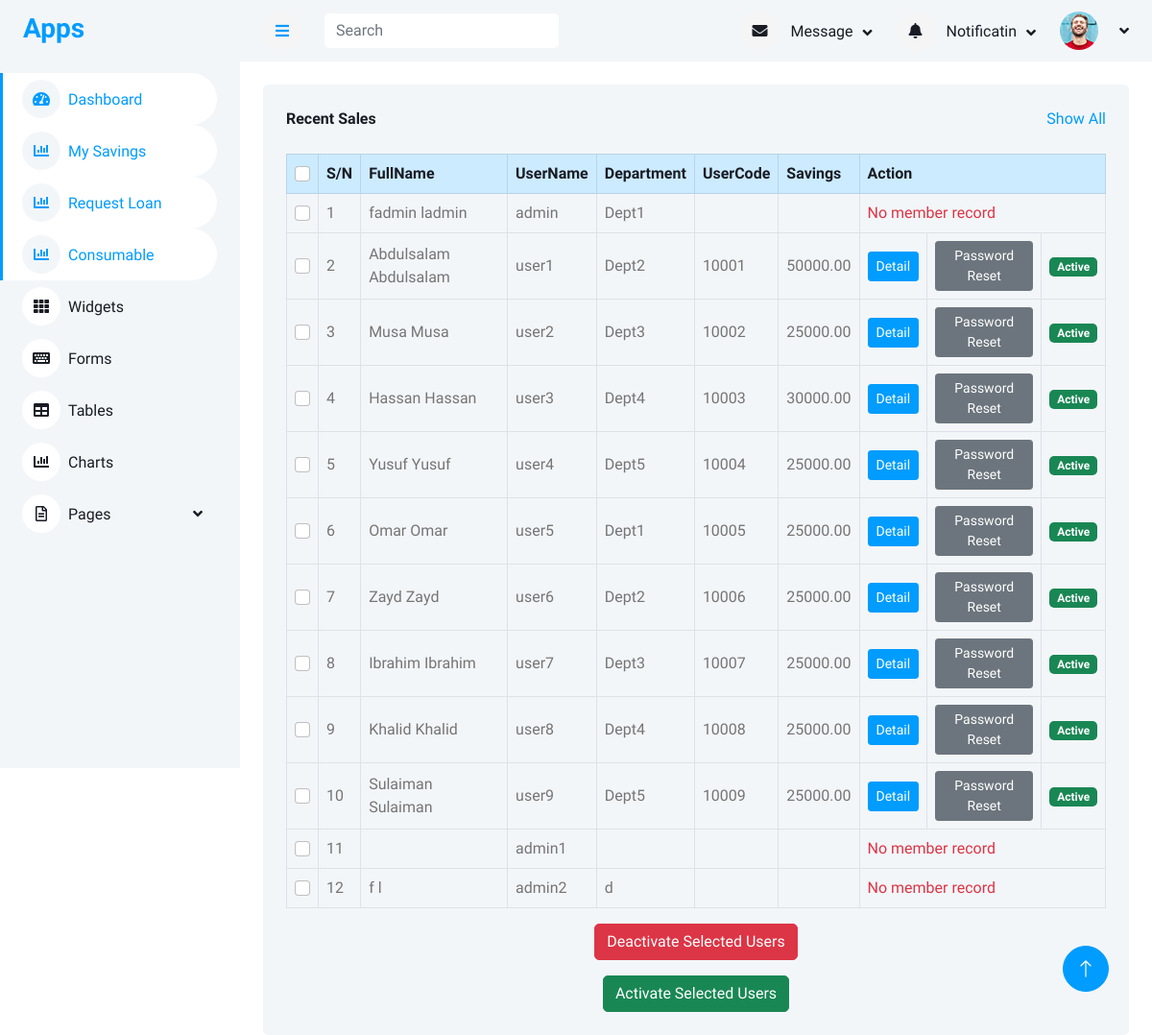
Before: /all_members with the older database file.
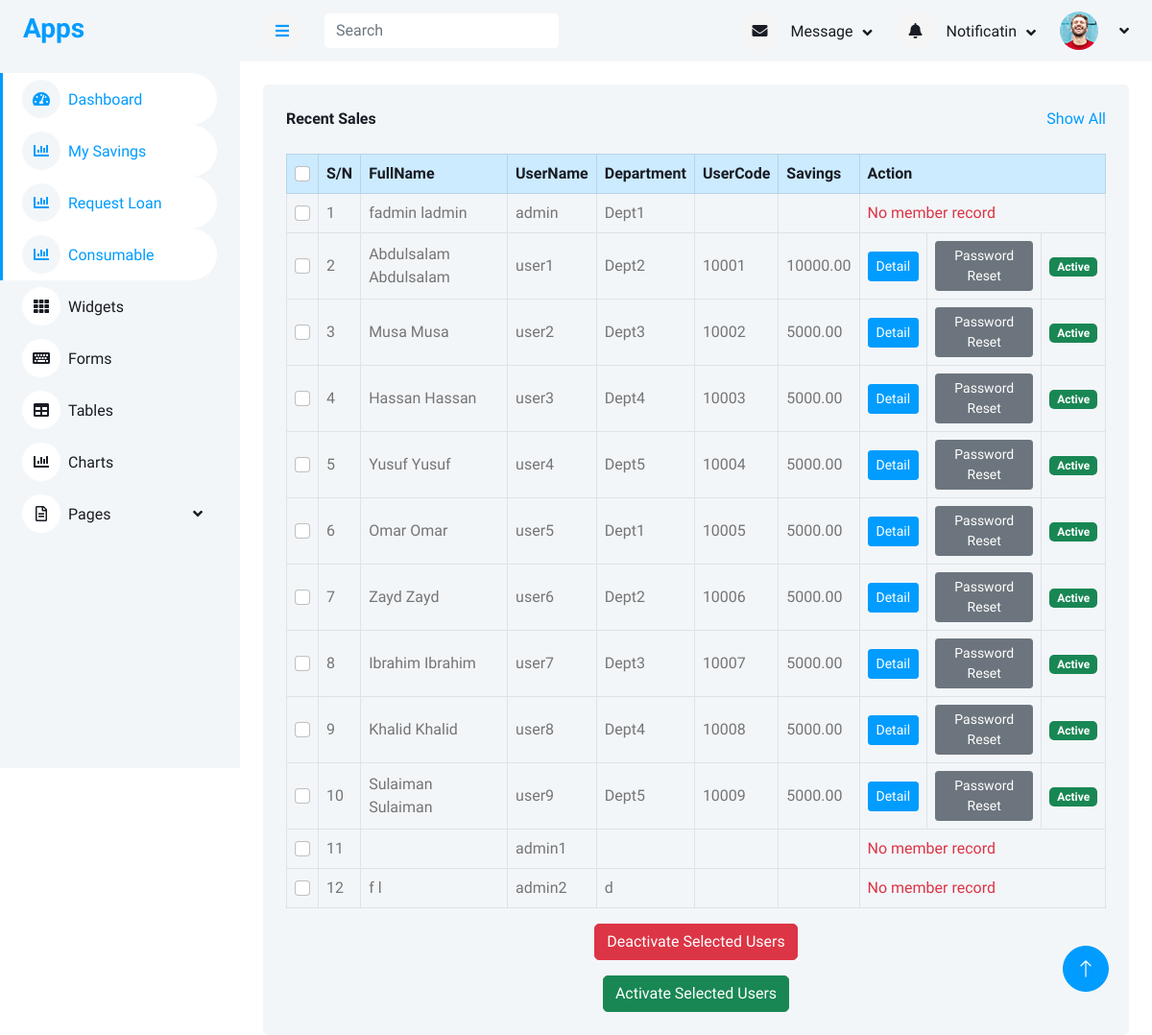
After: the same page with the newer database file.
### accounts/models.py (models this page shows, shortened)
class User(AbstractUser):
    first_name = models.CharField(max_length=100)
    last_name = models.CharField(max_length=100)
    other_name = models.CharField(max_length=100)
    date_of_birth = models.DateField(blank=True,null=True)
    username = models.CharField(max_length=100, unique=True)
    department = models.CharField(max_length=100)
    unit = models.CharField(max_length=100)
    gender = models.ForeignKey(Gender, on_delete=models.CASCADE, blank=True, null=True)
    group = models.ForeignKey(UserGroup, on_delete=models.CASCADE, blank=True, null=True)
    marital_status = models.ForeignKey(MaritalStatus,on_delete=models.SET_NULL, null=True, blank=True)
    religion = models.ForeignKey(Religion, on_delete=models.SET_NULL, null=True, blank=True,)
    passport = models.ImageField(upload_to='passport', blank=True, null=True)
    member_number = models.CharField(max_length=100)

class Member(models.Model):
    member = models.OneToOneField(User, on_delete=models.SET_NULL, null=True, blank=True)
    ippis = models.IntegerField(unique=True)  # Required and unique
    total_savings = models.DecimalField(max_digits=12, decimal_places=2, blank=True, null=True)

### accounts/views.py (the view)
# urls.py: path("all_members",views.all_members,name='all_members'),
def all_members(request):
    members = User.objects.all()
    return render(request, "accounts/all_members.html", {"members": members})

### templates/accounts/all_members.html (shortened to what this page needs)
{% extends 'base/base.html' %}
{% block content %}
<div class="container-fluid pt-4 px-4">
    <div class="bg-light text-center rounded p-4">
        <div class="d-flex align-items-center justify-content-between mb-4">
            <h6 class="mb-0">Recent Sales</h6>
            <a href="">Show All</a>
        </div>
        <form method="post" action="{% url 'deactivate_users' %}">
            <div class="table-responsive">
                <table class="table text-start align-middle table-bordered table-hover mb-0">
                    <thead class="table-primary">
                        <tr class="text-dark">
                            <th><input class="form-check-input" type="checkbox" id="select-all"></th>
                            <th>S/N</th>
                            <th>FullName</th>
                            <th>UserName</th>
                            <th>Department</th>
                            <th>UserCode</th>
                            <th>Savings</th>
                            <th colspan="3">Action</th>
                        </tr>
                    </thead>
                    <tbody>
                        {% for m in members %}
                        <tr>
                            <td><input class="form-check-input user-checkbox" type="checkbox" name="user_ids" value="{{ m.id }}"></td>
                            <td>{{ forloop.counter }}</td>
                            <td>{{ m.first_name }} {{ m.last_name }}</td>
                            <td>{{ m.username }}</td>
                            <td>{{ m.department }}</td>
                            <td>{{ m.member.ippis }}</td>
                            <td>{{ m.member.total_savings }}</td>
                            {% if m.member %}
                                <td><a class="btn btn-sm btn-primary" href="{% url 'member_detail' m.member.id %}">Detail</a></td>
                                <td><a class="btn btn-sm btn-secondary" href="{% url 'reset_password' m.member.id %}">Password Reset</a></td>
                                <td>
                                    {% if not m.is_active %}
                                        <form method="post" action="{% url 'activate_users' %}" style="display:inline;">
                                            {% csrf_token %}
                                            <input type="hidden" name="user_ids" value="{{ m.id }}">
                                            <button type="submit" class="btn btn-sm btn-success">Activate</button>
                                        </form>
                                    {% else %}
                                        <span class="badge bg-success">Active</span>
                                    {% endif %}
                                </td>
                            {% else %}
                                <td colspan="3"><span class="text-danger">No member record</span></td>
                            {% endif %}
                        </tr>
                        {% endfor %}
                    </tbody>
                </table>
            </div>
            <button type="submit" class="btn btn-danger mt-3">Deactivate Selected Users</button>
        </form>
<form method="post" action="{% url 'activate_users' %}" id="bulk-activate-form" class="mt-3">
    <button type="submit" class="btn btn-success">Activate Selected Users</button>
</form>
    </div>
</div>
{% endblock content %}

Changed rows visible on the page:
changed User "Abdulsalam": member.total_savings "50000.00" → "10000.00"
changed through a linked row, User "Musa": member.total_savings "25000.00" → "5000.00"
changed User "Hassan": member.total_savings "30000.00" → "5000.00"
changed User "Yusuf": member.total_savings "25000.00" → "5000.00"
changed User "Omar": member.total_savings "25000.00" → "5000.00"
changed User "Zayd": member.total_savings "25000.00" → "5000.00"
changed through a linked row, User "Ibrahim": member.total_savings "25000.00" → "5000.00"
changed through a linked row, User "Khalid": member.total_savings "25000.00" → "5000.00"
changed through a linked row, User "Sulaiman": member.total_savings "25000.00" → "5000.00"
